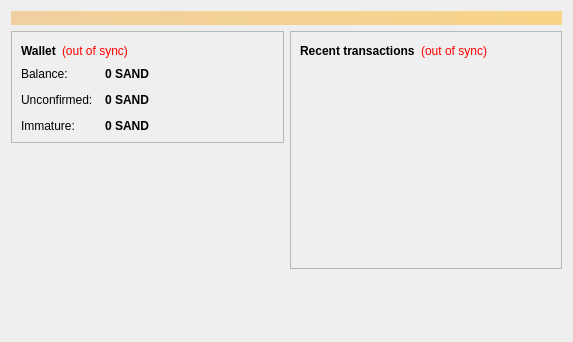
<?xml version="1.0" encoding="UTF-8"?>
<ui version="4.0">
 <class>OverviewPage</class>
 <widget class="QWidget" name="OverviewPage">
  <property name="geometry">
   <rect>
    <x>0</x>
    <y>0</y>
    <width>573</width>
    <height>342</height>
   </rect>
  </property>
  <property name="windowTitle">
   <string>Form</string>
  </property>
  <layout class="QVBoxLayout" name="topLayout">
   <item>
    <widget class="QLabel" name="labelAlerts">
     <property name="visible">
      <bool>false</bool>
     </property>
     <property name="styleSheet">
      <string notr="true">background-color: qlineargradient(x1: 0, y1: 0, x2: 1, y2: 0, stop:0 #F0D0A0, stop:1 #F8D488); color:#000000;</string>
     </property>
     <property name="wordWrap">
      <bool>true</bool>
     </property>
     <property name="margin">
      <number>3</number>
     </property>
    </widget>
   </item>
   <item>
    <layout class="QHBoxLayout" name="horizontalLayout" stretch="1,1">
     <item>
      <layout class="QVBoxLayout" name="verticalLayout_2">
       <item>
        <widget class="QFrame" name="frame">
         <property name="frameShape">
          <enum>QFrame::StyledPanel</enum>
         </property>
         <property name="frameShadow">
          <enum>QFrame::Raised</enum>
         </property>
         <layout class="QVBoxLayout" name="verticalLayout_4">
          <item>
           <layout class="QHBoxLayout" name="horizontalLayout_4">
            <item>
             <widget class="QLabel" name="label_5">
              <property name="font">
               <font>
                <weight>75</weight>
                <bold>true</bold>
               </font>
              </property>
              <property name="text">
               <string>Wallet</string>
              </property>
             </widget>
            </item>
            <item>
             <widget class="QLabel" name="labelWalletStatus">
              <property name="toolTip">
               <string>The displayed information may be out of date. Your wallet automatically synchronizes with the Beachcoin network after a connection is established, but this process has not completed yet.</string>
              </property>
              <property name="styleSheet">
               <string notr="true">QLabel { color: red; }</string>
              </property>
              <property name="text">
               <string notr="true">(out of sync)</string>
              </property>
              <property name="alignment">
               <set>Qt::AlignLeading|Qt::AlignLeft|Qt::AlignVCenter</set>
              </property>
             </widget>
            </item>
            <item>
             <spacer name="horizontalSpacer_2">
              <property name="orientation">
               <enum>Qt::Horizontal</enum>
              </property>
              <property name="sizeHint" stdset="0">
               <size>
                <width>40</width>
                <height>20</height>
               </size>
              </property>
             </spacer>
            </item>
           </layout>
          </item>
          <item>
           <layout class="QFormLayout" name="formLayout_2">
            <property name="fieldGrowthPolicy">
             <enum>QFormLayout::AllNonFixedFieldsGrow</enum>
            </property>
            <property name="horizontalSpacing">
             <number>12</number>
            </property>
            <property name="verticalSpacing">
             <number>12</number>
            </property>
            <item row="0" column="0">
             <widget class="QLabel" name="label">
              <property name="text">
               <string>Balance:</string>
              </property>
             </widget>
            </item>
            <item row="0" column="1">
             <widget class="QLabel" name="labelBalance">
              <property name="font">
               <font>
                <weight>75</weight>
                <bold>true</bold>
               </font>
              </property>
              <property name="cursor">
               <cursorShape>IBeamCursor</cursorShape>
              </property>
              <property name="toolTip">
               <string>Your current balance</string>
              </property>
              <property name="text">
               <string notr="true">0 SAND</string>
              </property>
              <property name="textInteractionFlags">
               <set>Qt::LinksAccessibleByMouse|Qt::TextSelectableByKeyboard|Qt::TextSelectableByMouse</set>
              </property>
             </widget>
            </item>
            <item row="1" column="0">
             <widget class="QLabel" name="label_3">
              <property name="text">
               <string>Unconfirmed:</string>
              </property>
             </widget>
            </item>
            <item row="1" column="1">
             <widget class="QLabel" name="labelUnconfirmed">
              <property name="font">
               <font>
                <weight>75</weight>
                <bold>true</bold>
               </font>
              </property>
              <property name="cursor">
               <cursorShape>IBeamCursor</cursorShape>
              </property>
              <property name="toolTip">
               <string>Total of transactions that have yet to be confirmed, and do not yet count toward the current balance</string>
              </property>
              <property name="text">
               <string notr="true">0 SAND</string>
              </property>
              <property name="textInteractionFlags">
               <set>Qt::LinksAccessibleByMouse|Qt::TextSelectableByKeyboard|Qt::TextSelectableByMouse</set>
              </property>
             </widget>
            </item>
            <item row="2" column="0">
             <widget class="QLabel" name="labelImmatureText">
              <property name="text">
               <string>Immature:</string>
              </property>
             </widget>
            </item>
            <item row="2" column="1">
             <widget class="QLabel" name="labelImmature">
              <property name="font">
               <font>
                <weight>75</weight>
                <bold>true</bold>
               </font>
              </property>
              <property name="toolTip">
               <string>Mined balance that has not yet matured</string>
              </property>
              <property name="text">
               <string notr="true">0 SAND</string>
              </property>
              <property name="textInteractionFlags">
               <set>Qt::LinksAccessibleByMouse|Qt::TextSelectableByKeyboard|Qt::TextSelectableByMouse</set>
              </property>
             </widget>
            </item>
           </layout>
          </item>
         </layout>
        </widget>
       </item>
       <item>
        <spacer name="verticalSpacer">
         <property name="orientation">
          <enum>Qt::Vertical</enum>
         </property>
         <property name="sizeHint" stdset="0">
          <size>
           <width>20</width>
           <height>40</height>
          </size>
         </property>
        </spacer>
       </item>
      </layout>
     </item>
     <item>
      <layout class="QVBoxLayout" name="verticalLayout_3">
       <item>
        <widget class="QFrame" name="frame_2">
         <property name="frameShape">
          <enum>QFrame::StyledPanel</enum>
         </property>
         <property name="frameShadow">
          <enum>QFrame::Raised</enum>
         </property>
         <layout class="QVBoxLayout" name="verticalLayout">
          <item>
           <layout class="QHBoxLayout" name="horizontalLayout_2">
            <item>
             <widget class="QLabel" name="label_4">
              <property name="text">
               <string>&lt;b&gt;Recent transactions&lt;/b&gt;</string>
              </property>
             </widget>
            </item>
            <item>
             <widget class="QLabel" name="labelTransactionsStatus">
              <property name="toolTip">
               <string>The displayed information may be out of date. Your wallet automatically synchronizes with the Beachcoin network after a connection is established, but this process has not completed yet.</string>
              </property>
              <property name="styleSheet">
               <string notr="true">QLabel { color: red; }</string>
              </property>
              <property name="text">
               <string notr="true">(out of sync)</string>
              </property>
              <property name="alignment">
               <set>Qt::AlignRight|Qt::AlignTrailing|Qt::AlignVCenter</set>
              </property>
             </widget>
            </item>
            <item>
             <spacer name="horizontalSpacer">
              <property name="orientation">
               <enum>Qt::Horizontal</enum>
              </property>
              <property name="sizeHint" stdset="0">
               <size>
                <width>40</width>
                <height>20</height>
               </size>
              </property>
             </spacer>
            </item>
           </layout>
          </item>
          <item>
           <widget class="QListView" name="listTransactions">
            <property name="styleSheet">
             <string notr="true">QListView { background: transparent; }</string>
            </property>
            <property name="frameShape">
             <enum>QFrame::NoFrame</enum>
            </property>
            <property name="verticalScrollBarPolicy">
             <enum>Qt::ScrollBarAlwaysOff</enum>
            </property>
            <property name="horizontalScrollBarPolicy">
             <enum>Qt::ScrollBarAlwaysOff</enum>
            </property>
            <property name="selectionMode">
             <enum>QAbstractItemView::NoSelection</enum>
            </property>
           </widget>
          </item>
         </layout>
        </widget>
       </item>
       <item>
        <spacer name="verticalSpacer_2">
         <property name="orientation">
          <enum>Qt::Vertical</enum>
         </property>
         <property name="sizeHint" stdset="0">
          <size>
           <width>20</width>
           <height>40</height>
          </size>
         </property>
        </spacer>
       </item>
      </layout>
     </item>
    </layout>
   </item>
  </layout>
 </widget>
 <resources/>
 <connections/>
</ui>
